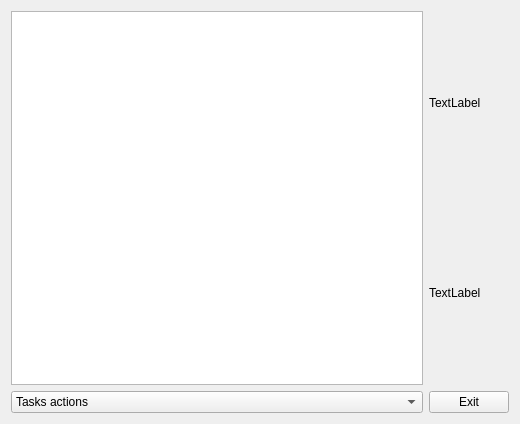
<?xml version="1.0" encoding="UTF-8"?>
<ui version="4.0">
 <class>Tasks_stat</class>
 <widget class="QWidget" name="Tasks_stat">
  <property name="geometry">
   <rect>
    <x>0</x>
    <y>0</y>
    <width>520</width>
    <height>424</height>
   </rect>
  </property>
  <property name="windowTitle">
   <string>Form</string>
  </property>
  <layout class="QGridLayout" name="gridLayout_2">
   <item row="0" column="0">
    <layout class="QGridLayout" name="gridLayout">
     <item row="1" column="1">
      <widget class="QLabel" name="l_stats_undone">
       <property name="text">
        <string>TextLabel</string>
       </property>
      </widget>
     </item>
     <item row="0" column="1">
      <widget class="QLabel" name="l_stats_done">
       <property name="text">
        <string>TextLabel</string>
       </property>
      </widget>
     </item>
     <item row="0" column="0" rowspan="2">
      <widget class="QTableView" name="tv_all_tasks"/>
     </item>
     <item row="2" column="0">
      <widget class="QComboBox" name="cb_task_action">
       <item>
        <property name="text">
         <string>Tasks actions</string>
        </property>
       </item>
       <item>
        <property name="text">
         <string>Show all</string>
        </property>
       </item>
       <item>
        <property name="text">
         <string>Show done</string>
        </property>
       </item>
       <item>
        <property name="text">
         <string>Show undone</string>
        </property>
       </item>
       <item>
        <property name="text">
         <string>Group by importanse</string>
        </property>
       </item>
       <item>
        <property name="text">
         <string/>
        </property>
       </item>
      </widget>
     </item>
     <item row="2" column="1">
      <widget class="QPushButton" name="pb_exit">
       <property name="text">
        <string>Exit</string>
       </property>
      </widget>
     </item>
    </layout>
   </item>
  </layout>
 </widget>
 <resources/>
 <connections/>
</ui>
